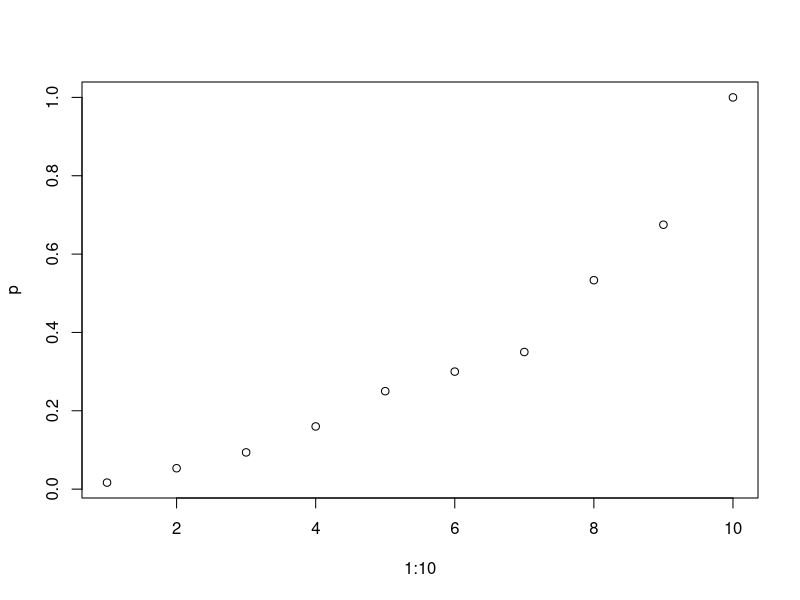
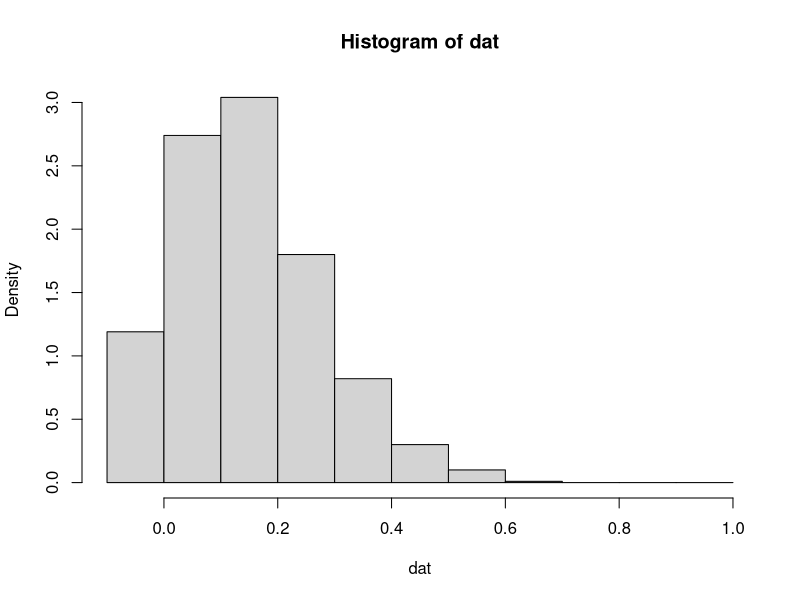
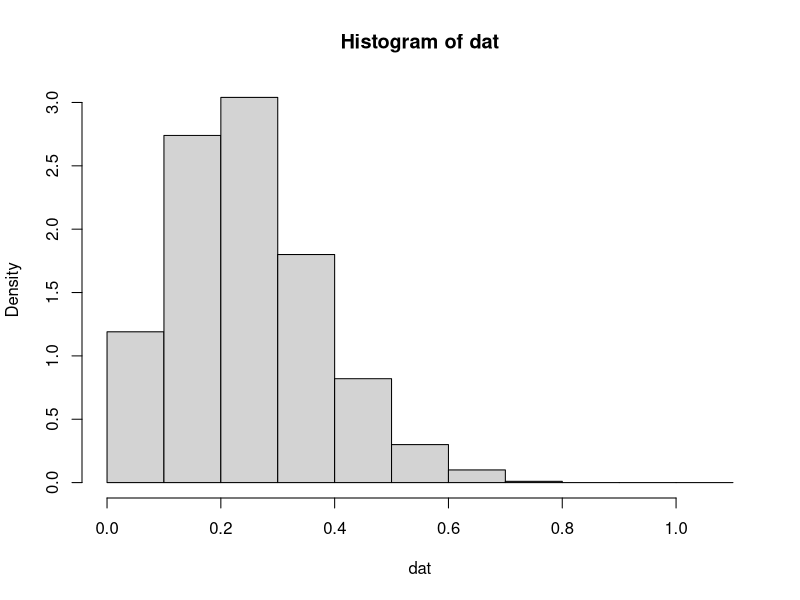
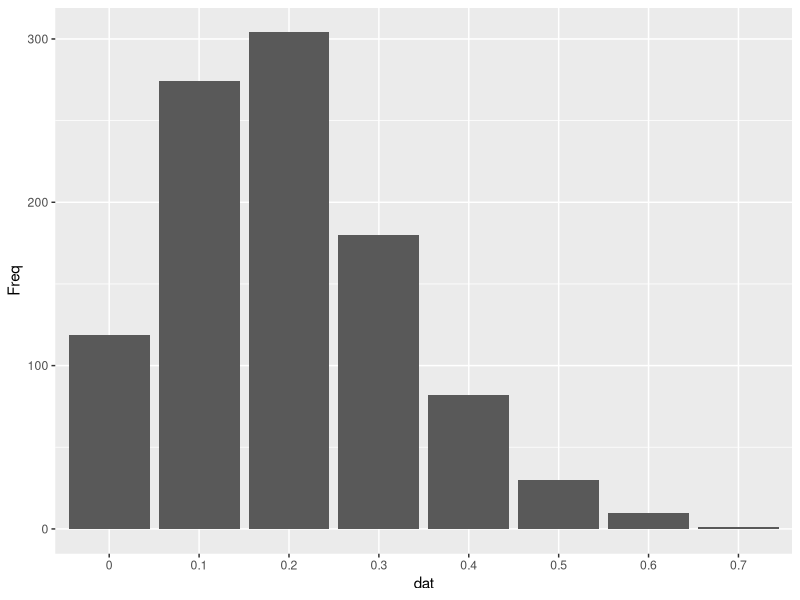
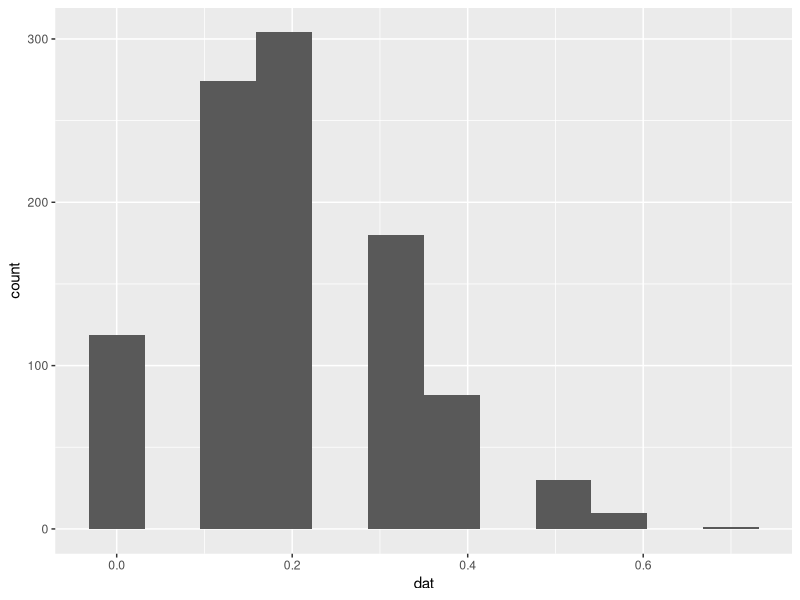

Here is the R script that generated these plots, in order:
## ---- chunk 1
set.seed(2019)
x <- rbinom(n = 1, size = 10, prob = 0.1) # 结果解读
## ---- chunk 2
set.seed(2019)
p <- seq(from = 0, to = 1, length.out = 11)
# 成功概率 总体参数 p 值
sapply(rep(p, each = 10), rbinom, n = 1, size = 10)
## ---- chunk 3
# 精确计算二项分布检验的 p
# 调用符号计算
# x = 7
fun <- function(p, r = 8, n = 10) {
  choose(n, n-2)*p^r*(1-p)^(n-r) + choose(n, n-1)*p^(n-1)*(1-p) + choose(n, n)*p^n - 0.025
}
uniroot(fun, lower = 0, upper = 1)
## ---- chunk 4
# x = 8
fun <- function(p) {
  45*p^8*(1-p)^2 + 10*p^9*(1-p) + p^10 - 0.025
}
uniroot(fun, lower = 0, upper = 1)
## ---- chunk 5
# x = 9
fun <- function(x) {
  9 * x^10 - 10 * x^9 + 0.025
}
# 0.555 计算下限
uniroot(fun, lower = 0, upper = 1)
## ---- chunk 6
# x = 10
fun <- function(x) {
  x^10 - 0.025
}
# 0.691
uniroot(fun, lower = 0, upper = 1)
## ---- chunk 7
# 已知概率求上分位点

# 等于
qbinom(0.025, size = 10, prob = 0.565, lower.tail = F)
## ---- chunk 8
fun <- function(p, r = 9) qbinom(0.025, size = 10, prob = p, lower.tail = F) - r
# 计算每个 x 对应的 p 
(p <- sapply(1:10, function(x) uniroot(fun, lower = 0, upper = 1, r = x)$root))
## ---- chunk 9
plot(x = 1:10, y = p)
## ---- chunk 10
# 二项检验 菱形置信带
set.seed(2019)

dat <- replicate(10^3, expr = {
  x = sample(0:1, size = 10, replace = TRUE, prob = c(0.8, 0.2))
  sum(x)/10
})

# 成功概率 p = 0.2 每个样本量 10
dat <- rbinom(n = 10^3, size = 10, prob = 0.2)/10
table(dat)
## ---- chunk 11
# 分布图 y 轴是密度
# right = TRUE 区间形式 (a,b] 左开右闭
hist(dat, probability = T, breaks = seq(from = -0.1, to = 1, by = 0.1))

# 0.2^10 左闭右开区间
hist(dat, probability = T, breaks = seq(from = 0, to = 1.1, by = 0.1),
     right = FALSE, xlim = c(0, 1.1))
## ---- chunk 12
# 分布
library(ggplot2)
library(magrittr)
# 这个图里面会不会隐含什么信息，分布是怎样的？
# 二项展开有关系吗
dat1 <- as.data.frame(table(dat))


ggplot(data = dat1, aes(x = dat, y = Freq)) +
  geom_col()

ggplot(as.data.frame(dat), aes(x = dat)) +
  geom_histogram(bins = 12)
